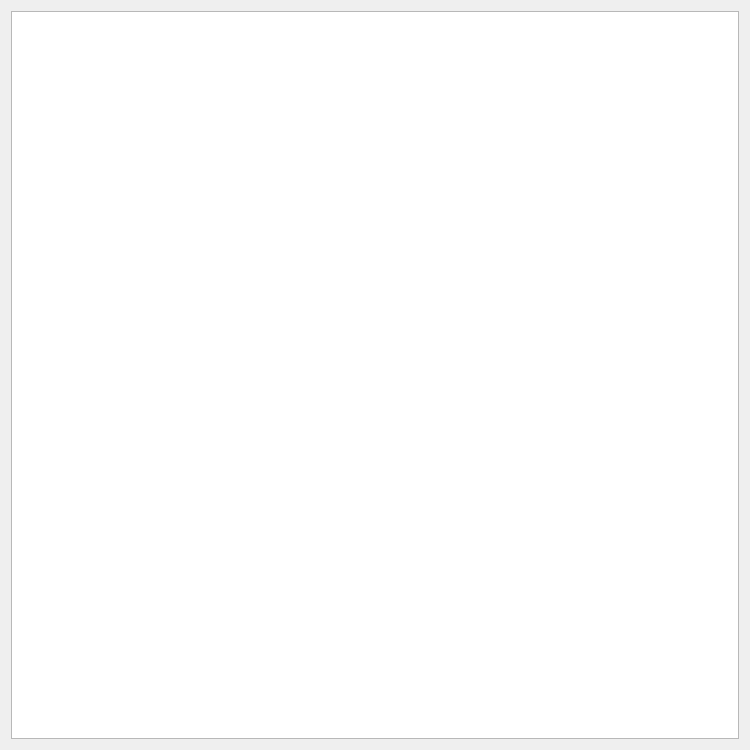
<?xml version="1.0" encoding="UTF-8"?>
<ui version="4.0">
 <class>Dialog</class>
 <widget class="QDialog" name="Dialog">
  <property name="geometry">
   <rect>
    <x>0</x>
    <y>0</y>
    <width>750</width>
    <height>750</height>
   </rect>
  </property>
  <property name="windowTitle">
   <string>Dialog</string>
  </property>
  <layout class="QGridLayout" name="gridLayout">
   <item row="0" column="0">
    <widget class="QTableWidget" name="tableWidget"/>
   </item>
  </layout>
 </widget>
 <resources/>
 <connections/>
</ui>
